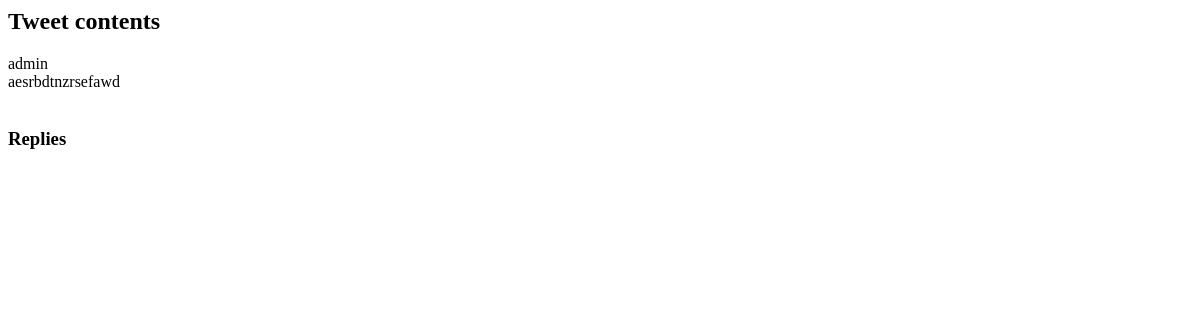
Before: /testuser1/2/ with the older database file.
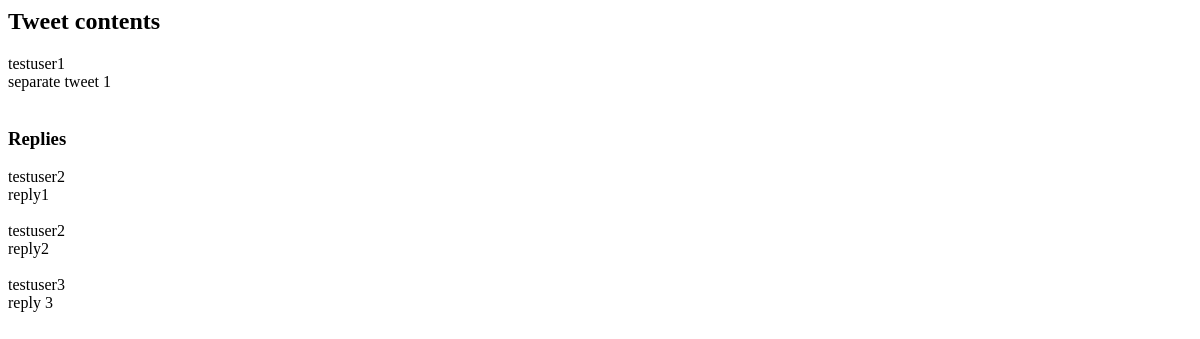
After: the same page with the newer database file.
### tweets/models.py (models this page shows, shortened)
class Tweet(models.Model):
    text=models.CharField(max_length=280)
    date_posted=models.DateTimeField(auto_now_add=True) #first created. can edit tweets with twitter blue only
    author=models.ForeignKey(User,on_delete=models.CASCADE)
    replied_to = models.ForeignKey('self', on_delete=models.CASCADE, null=True,related_name='+')
    pic1=models.ImageField(upload_to='tweetpics', blank=True)
    likes = models.IntegerField(default=0)
    retweets = models.IntegerField(default=0)
    views = models.IntegerField(default=0)
    replies = models.ManyToManyField('self')

### users/models.py (models this page shows)
class User(AbstractUser):
    username_validator = UnicodeUsernameValidator()
    email_validator = EmailValidator()
    url_validator=URLValidator()
    username = models.CharField(_("username"),
        max_length=15,
        unique=True,
        help_text=_("Required. 15 characters or fewer. Letters, digits and @/./+/-/_ only."),
        validators=[username_validator],
        error_messages={"unique": _("A user with that username already exists."), },
        )
    email = models.EmailField(_('email'),
        unique=True,
        error_messages={"unique": _("A user with that email already exists."), },
        validators=[email_validator],
        )
    name = models.CharField(max_length=50)
    link = models.CharField(max_length=50,blank=True, validators=[url_validator])
    userpic = models.ImageField(default='default.jpg', upload_to='userpics')
    background = models.ImageField(default='default.jpg', upload_to='backgrounds')
    is_verified = models.BooleanField(default=False)
    bio = models.TextField(max_length=160,blank=True)
    followers=models.ForeignKey('self',on_delete=models.SET_NULL,null=True,related_name='+')
    following = models.ForeignKey('self', on_delete=models.SET_NULL,null=True,related_name='+')
    def __str__(self):
        return f'{self.username}'

### tweets/views.py (the view)
# urls.py: path('<author>/<int:pk>/', TweetDetailView.as_view(),name='detail'),
class TweetDetailView(DetailView):
    model=Tweet
    context_object_name = "tweet"

### tweets/templates/tweets/tweet_detail.html (shortened to what this page needs)
{% block content %}
    <h2>Tweet contents</h2>
        <div>
            <div>{{ tweet.author}}</div>
            <div>{{ tweet.text}}</div>
            <br>
        </div>
    <h3>Replies</h3>
    {%for reply in tweet.replies.all %}
        <div>
            <div>{{ reply.author}}</div>
            <div>{{ reply.text}}</div>
            <br>
        </div>
    {%endfor%}
{% endblock %}

Changed rows visible on the page:
changed Tweet: author "admin" → "testuser1"; text "aesrbdtnzrsefawd" → "separate tweet 1"
now on this page (row edited): Tweet: author "testuser2", text "reply1"
now on this page (row edited): Tweet: author "testuser2", text "reply2"
now on this page (row edited): Tweet: author "testuser3", text "reply 3"
